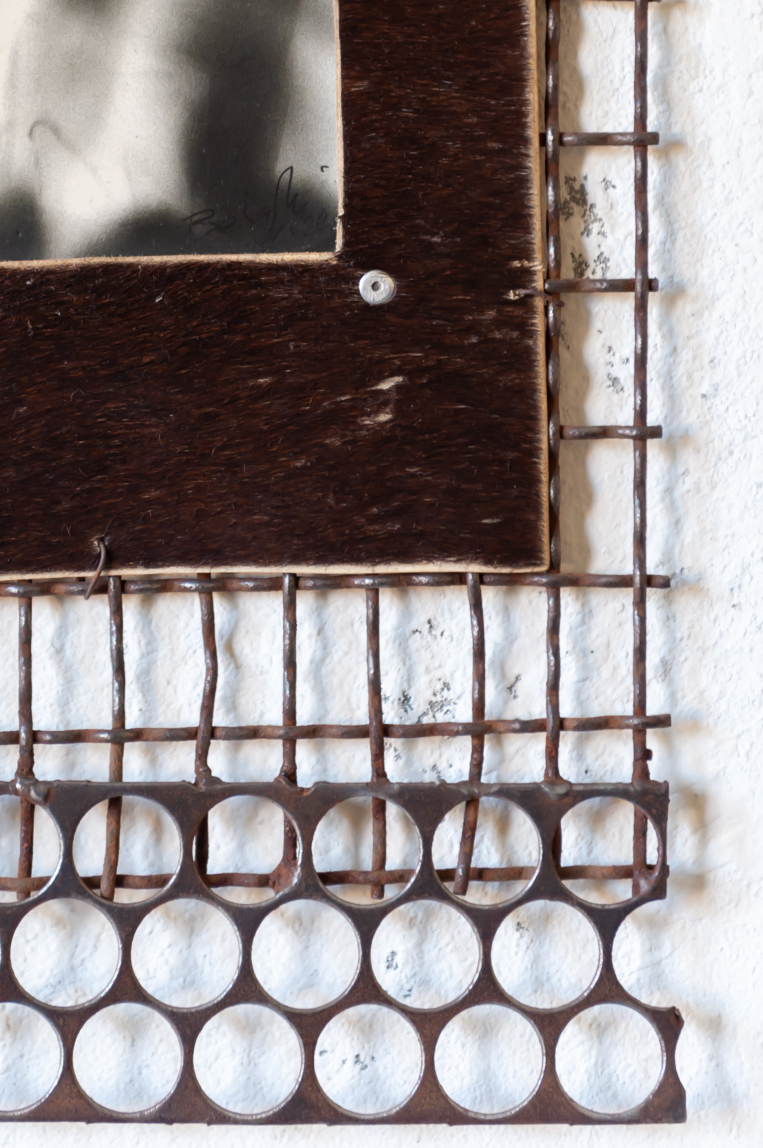
#> input picture assets/1. Small Format Works/3_2.jpg, 1526 x 2296 px (shown at 1/2 size); its folder holds only this picture in this run
$ python generate_thumbs.py
#> lines starting #> are read from the running program, lines starting #| are printed output that depends on the picture
"""Generate thumbnail versions of all gallery images."""

from pathlib import Path
from PIL import Image, ImageOps

ASSETS_DIR = Path(__file__).parent / "assets"
MAX_SIZE = 600
QUALITY = 80

ASSET_DIRS = [
    "1. Small Format Works",
    "2. Medium Format Works",
    "3. Large Format Works",
    "4. Photo Lamps",
    "5. Artist",
]

for dir_name in ASSET_DIRS:
    src_dir = ASSETS_DIR / dir_name
    if not src_dir.exists():
        continue

    thumbs_dir = src_dir / "thumbs"
    thumbs_dir.mkdir(exist_ok=True)

    for img_path in sorted(src_dir.glob("*.jpg")):
        thumb_path = thumbs_dir / img_path.name
        img = Image.open(img_path)
#> img is the input picture: PIL image 1526x2296 RGB; mean R, G, B 147.5, 138.8, 138.9
        img = ImageOps.exif_transpose(img)
        img.thumbnail((MAX_SIZE, MAX_SIZE), Image.LANCZOS)
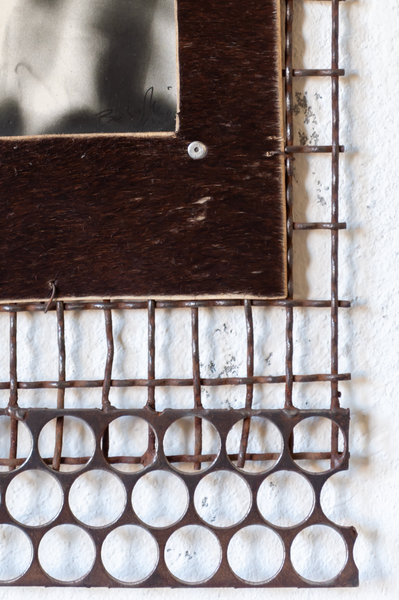
#> img: PIL image 399x600 RGB; mean R, G, B 147.5, 138.8, 138.9
        img.save(thumb_path, "JPEG", quality=QUALITY)
        size_kb = thumb_path.stat().st_size / 1024
        print(f"  {img_path.name} -> {img.size[0]}x{img.size[1]} ({size_kb:.0f}KB)")
#|   3_2.jpg -> 399x600 (50KB)

print("Done.")
